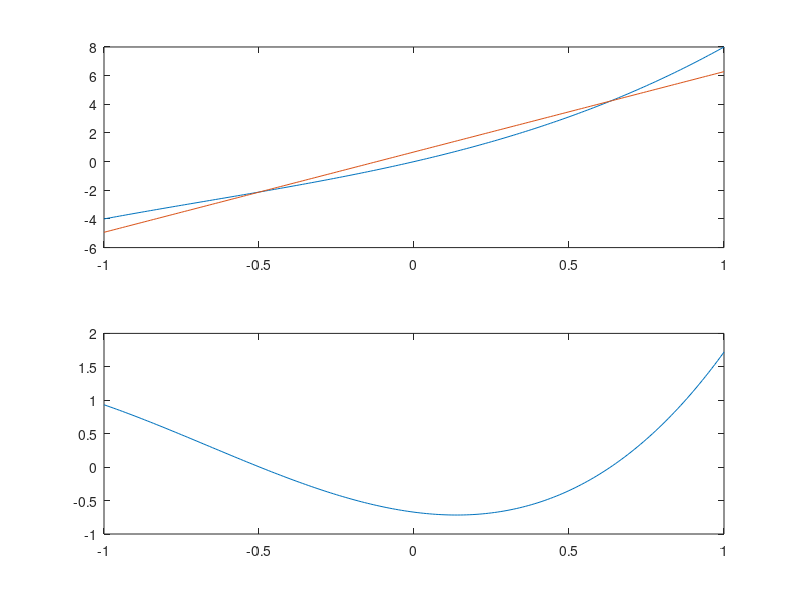
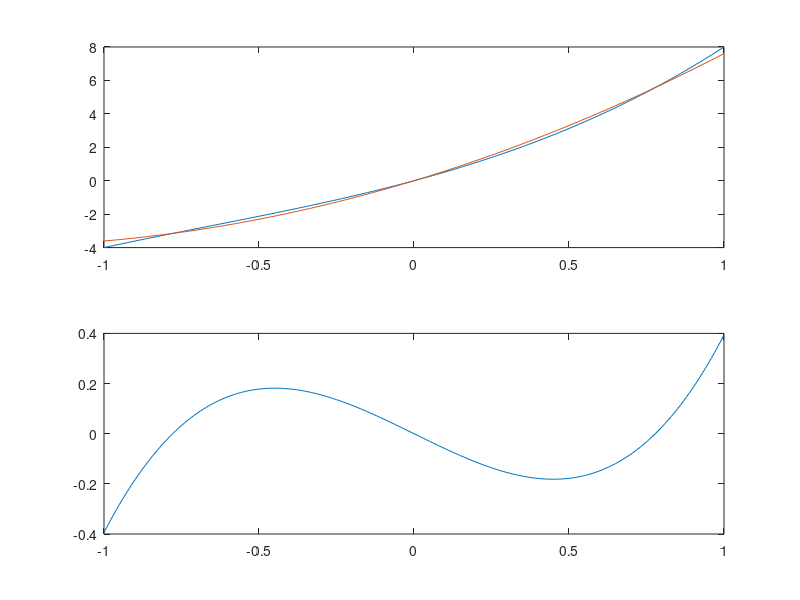
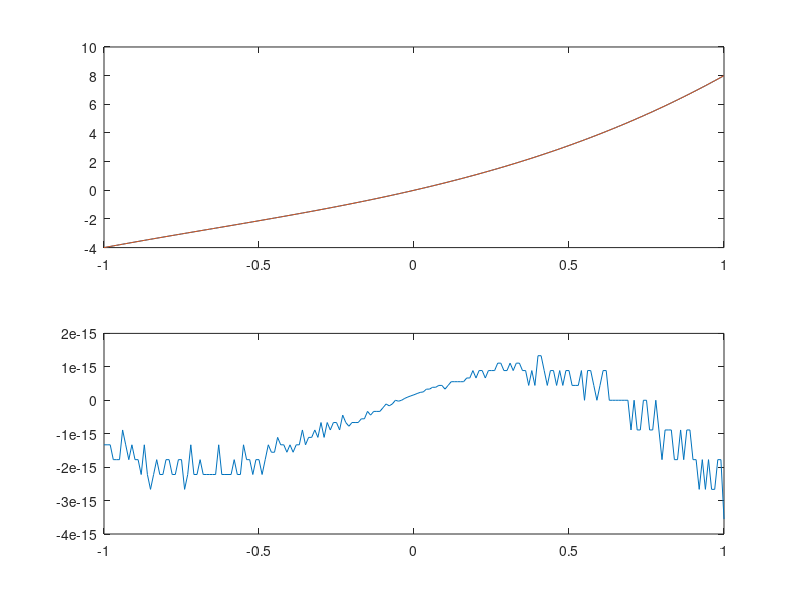
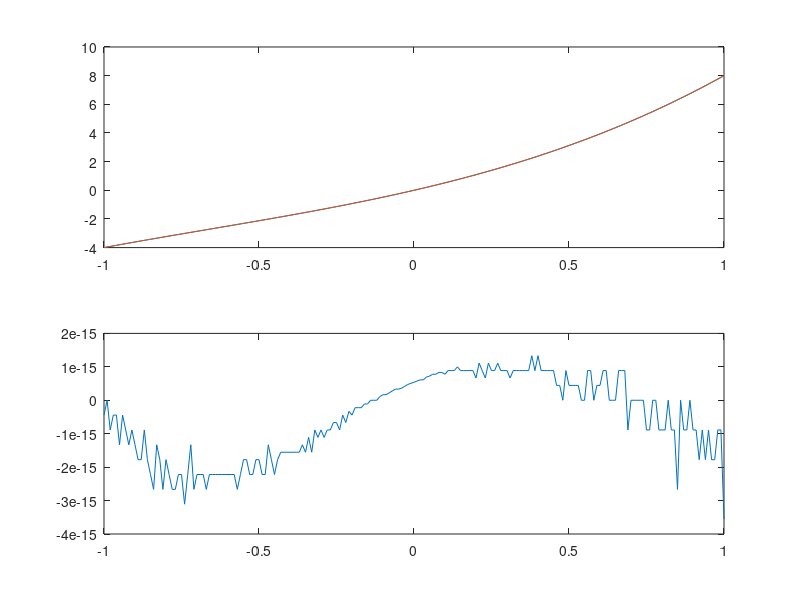

Here is the MATLAB script that generated these plots, in order:
function [blm] =zad2( )
x=(-1:0.01:1);
y=x.^3+2*x.^2+5*x;

for i=1:5
    a=polyfit(x,y,i);
    p=polyval(a,x);
    
    bl=y-p;
    blm(i)=max(abs(bl));
    
    figure
    subplot(2,1,1)
    plot(x,y,x,p);
    subplot(2,1,2)
    plot(x,bl)
end
end